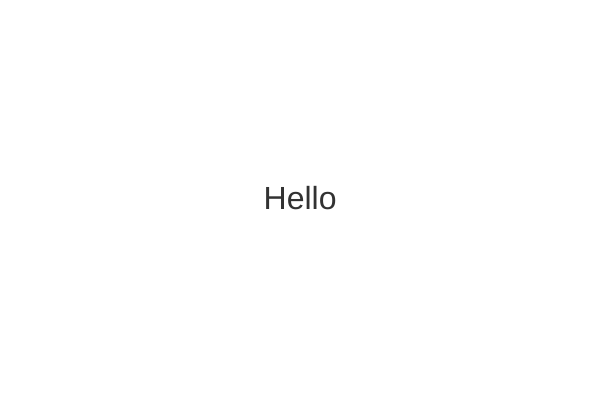
Frame 1 (no input)
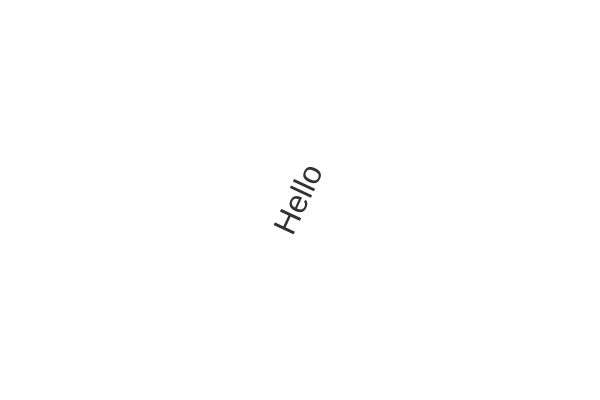
Frame 60 (no input)
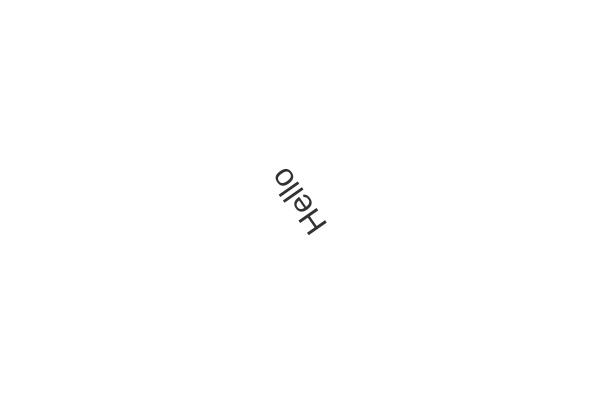
Frame 120 (the mouse pressed at the canvas centre since frame 60)

The p5.js sketch that drew these frames (run headless with seeded random() and noise() and a simulated clock; from frame 60 on, the mouse is pressed at the canvas centre):

// p5.js sketch
// ── sketch.js
let angle = 0;

function setup() {
  createCanvas(600, 400);
  textFont('Helvetica');
  textSize(32);
  textAlign(CENTER, CENTER);
}

function draw() {
  background(255);

  fill(50);
  push();                // Save the current transformation state
  translate(width / 2, height / 2); // Move origin to center
  rotate(radians(angle));          // Rotate the text
  text("Hello", 0, 0);     // Draw text at rotated position
  pop();                 // Restore original transformation

  angle += 5;      // Increase angle for rotation
}
